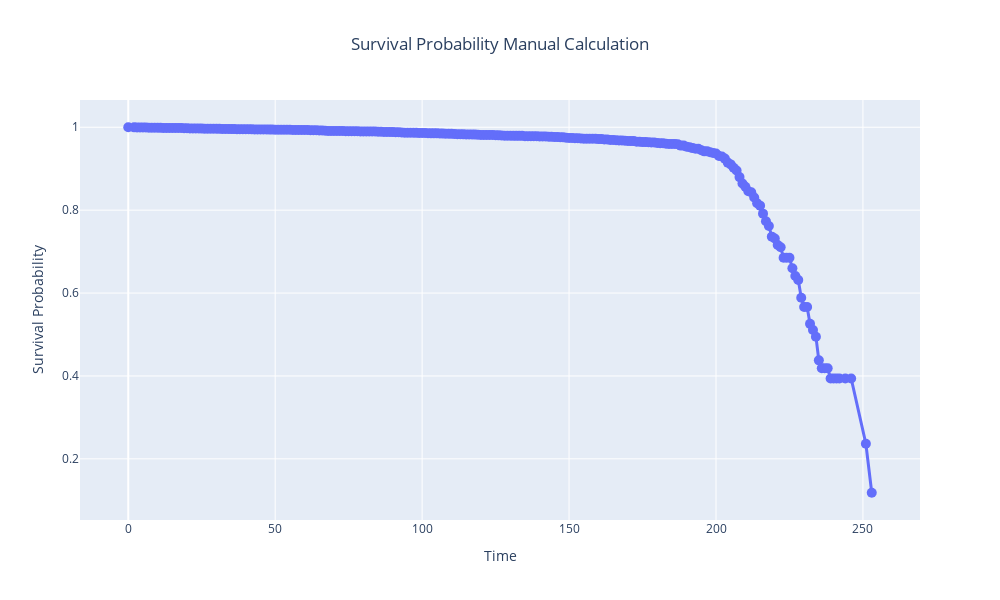

Source (notebook cell):
### Code cell
# Create a line chart
fig = go.Figure()

# Add a line trace
fig.add_trace(go.Scatter(x=df_survival['Time'], y=df_survival['Survival Probability'], mode='lines+markers', 
                         marker=dict(symbol='circle', size=10), line=dict(width=3)))

# Add axis labels and title
fig.update_layout(
    xaxis_title='Time',
    yaxis_title='Survival Probability',
    title='Survival Probability Manual Calculation',
    width=1000,
    height=600,
    title_x=0.5,
    title_xanchor='center'
)

# Show the plot
fig.show()

### Figure 1 — Plotly figure (JSON) as saved in the notebook; plotly's stock layout.template omitted (floating-point values rounded to 4 significant figures; data arrays with more than 128 entries replaced by an {"elided": "..."} marker saying what was removed)
{"data": [{"line": {"width": 3}, "marker": {"size": 10, "symbol": "circle"}, "mode": "lines+markers", "type": "scatter", "x": {"elided": "246 int values"}, "y": {"elided": "246 float values"}}], "layout": {"height": 600, "title": {"text": "Survival Probability Manual Calculation", "x": 0.5, "xanchor": "center"}, "width": 1000, "xaxis": {"title": {"text": "Time"}}, "yaxis": {"title": {"text": "Survival Probability"}}}}
